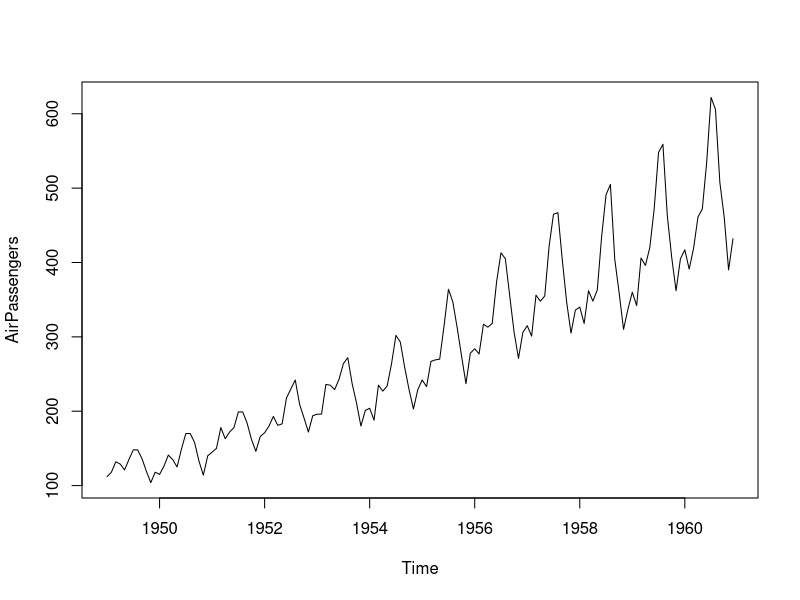
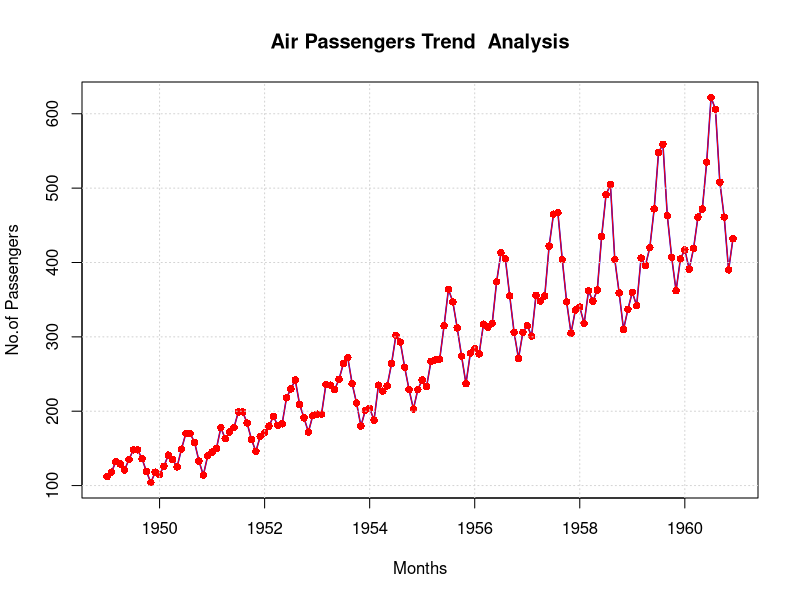
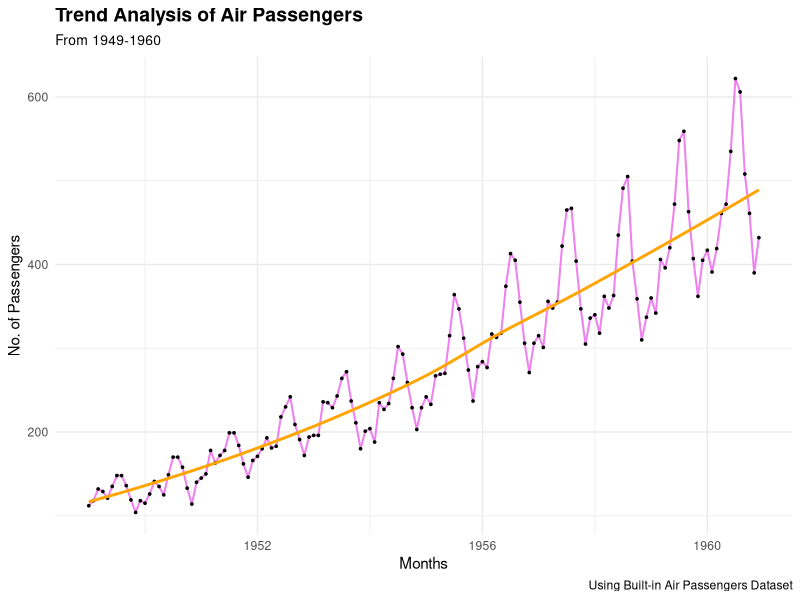

Source code (R) for these figures, in order:
# Load Air Passengers Data Set
data(AirPassengers)

#Verify the Dataset
?AirPassengers
class(AirPassengers)
View(AirPassengers)

#Convert the Dataset to dataframe
ap_df <- data.frame(
  year <- time(AirPassengers),
  passengers = as.numeric(AirPassengers)
)
ap_df

#Dataframe with Years and months seperately
ap_df_months <- data.frame(
  year = floor(time(AirPassengers)),
  month = cycle(time(AirPassengers)),
  passengers = as.numeric(AirPassengers)
)
ap_df_months

#Basic Plot
plot(AirPassengers)

#Plot with title, axis labels and color
plot(AirPassengers,
     type = 'l',
     lwd = 1.5,
     main = "Air Passengers Trend  Analysis",
     xlab = "Months",
     ylab = "No.of Passengers",
     col = "blue"
)
points(AirPassengers,
       type = 'o',
       pch = 16,
       col = "red"
)
grid()


# Using GGPLOT2 Library
#Importing the library ggplot2
library(ggplot2)

# A Basic Grid with x,y axes
ggplot(ap_df,
       aes(x=year,y=passengers))+
  geom_line(color='violet',linewidth=0.7)+
  labs(title = 'Trend Analysis of Air Passengers',
       subtitle = 'From 1949-1960',
       caption = 'Using Built-in Air Passengers Dataset',
       x = 'Months',
       y = 'No. of Passengers')+
  geom_point(color='black',size=0.6)+
  geom_smooth(se=FALSE,color='orange')+
  theme_minimal()+
  theme(
    plot.title=element_text(face="bold",size=14),
    plot.subtitle=element_text(size=10))
